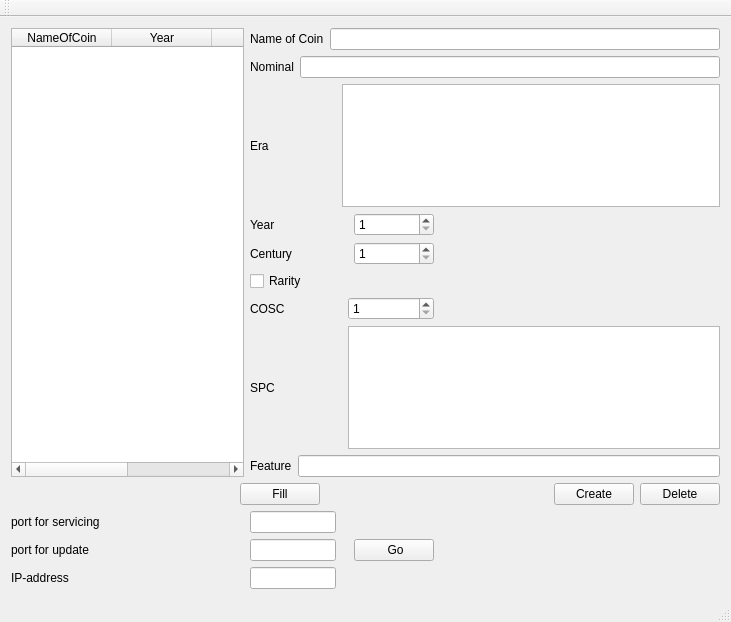
<?xml version="1.0" encoding="UTF-8"?>
<ui version="4.0">
 <class>clientClass</class>
 <widget class="QMainWindow" name="clientClass">
  <property name="geometry">
   <rect>
    <x>0</x>
    <y>0</y>
    <width>731</width>
    <height>622</height>
   </rect>
  </property>
  <property name="windowTitle">
   <string>client</string>
  </property>
  <widget class="QWidget" name="centralWidget">
   <layout class="QGridLayout" name="gridLayout_2">
    <item row="0" column="1" colspan="5">
     <layout class="QHBoxLayout" name="horizontalLayout_4">
      <item>
       <widget class="QLabel" name="label_3">
        <property name="text">
         <string>Name of Coin</string>
        </property>
       </widget>
      </item>
      <item>
       <widget class="QLineEdit" name="NameOfCoinLine">
        <property name="maxLength">
         <number>50</number>
        </property>
       </widget>
      </item>
     </layout>
    </item>
    <item row="1" column="1" colspan="5">
     <layout class="QHBoxLayout" name="horizontalLayout_5">
      <item>
       <widget class="QLabel" name="label">
        <property name="text">
         <string>Nominal</string>
        </property>
       </widget>
      </item>
      <item>
       <widget class="QLineEdit" name="NominalLine">
        <property name="maxLength">
         <number>30</number>
        </property>
       </widget>
      </item>
     </layout>
    </item>
    <item row="2" column="1">
     <widget class="QLabel" name="label_2">
      <property name="text">
       <string>Era</string>
      </property>
     </widget>
    </item>
    <item row="2" column="2" colspan="4">
     <widget class="QListWidget" name="EraList"/>
    </item>
    <item row="3" column="1" colspan="2">
     <widget class="QLabel" name="label_4">
      <property name="text">
       <string>Year</string>
      </property>
     </widget>
    </item>
    <item row="3" column="4">
     <widget class="QSpinBox" name="YearLine">
      <property name="prefix">
       <string/>
      </property>
      <property name="minimum">
       <number>1</number>
      </property>
      <property name="maximum">
       <number>2011</number>
      </property>
     </widget>
    </item>
    <item row="3" column="5">
     <spacer name="horizontalSpacer_2">
      <property name="orientation">
       <enum>Qt::Horizontal</enum>
      </property>
      <property name="sizeHint" stdset="0">
       <size>
        <width>303</width>
        <height>20</height>
       </size>
      </property>
     </spacer>
    </item>
    <item row="4" column="1" colspan="3">
     <widget class="QLabel" name="label_5">
      <property name="text">
       <string>Century</string>
      </property>
     </widget>
    </item>
    <item row="4" column="4">
     <widget class="QSpinBox" name="CenturyLine">
      <property name="minimum">
       <number>1</number>
      </property>
      <property name="maximum">
       <number>21</number>
      </property>
     </widget>
    </item>
    <item row="4" column="5">
     <spacer name="horizontalSpacer_3">
      <property name="orientation">
       <enum>Qt::Horizontal</enum>
      </property>
      <property name="sizeHint" stdset="0">
       <size>
        <width>303</width>
        <height>20</height>
       </size>
      </property>
     </spacer>
    </item>
    <item row="5" column="1" colspan="4">
     <widget class="QCheckBox" name="RarityF">
      <property name="text">
       <string>Rarity</string>
      </property>
     </widget>
    </item>
    <item row="6" column="1" colspan="2">
     <widget class="QLabel" name="label_6">
      <property name="text">
       <string>COSC</string>
      </property>
     </widget>
    </item>
    <item row="6" column="3" colspan="2">
     <widget class="QSpinBox" name="COSCline">
      <property name="minimum">
       <number>1</number>
      </property>
      <property name="maximum">
       <number>1000</number>
      </property>
     </widget>
    </item>
    <item row="6" column="5">
     <spacer name="horizontalSpacer_4">
      <property name="orientation">
       <enum>Qt::Horizontal</enum>
      </property>
      <property name="sizeHint" stdset="0">
       <size>
        <width>303</width>
        <height>20</height>
       </size>
      </property>
     </spacer>
    </item>
    <item row="7" column="1">
     <widget class="QLabel" name="label_7">
      <property name="text">
       <string>SPC</string>
      </property>
     </widget>
    </item>
    <item row="7" column="3" colspan="3">
     <widget class="QListWidget" name="SPClist"/>
    </item>
    <item row="8" column="1" colspan="5">
     <layout class="QHBoxLayout" name="horizontalLayout_3">
      <item>
       <widget class="QLabel" name="label_8">
        <property name="text">
         <string>Feature</string>
        </property>
       </widget>
      </item>
      <item>
       <widget class="QLineEdit" name="FeatureLine">
        <property name="maxLength">
         <number>100</number>
        </property>
       </widget>
      </item>
     </layout>
    </item>
    <item row="9" column="0" colspan="6">
     <layout class="QHBoxLayout" name="horizontalLayout_2">
      <item>
       <layout class="QHBoxLayout" name="horizontalLayout">
        <item>
         <spacer name="horizontalSpacer_5">
          <property name="orientation">
           <enum>Qt::Horizontal</enum>
          </property>
          <property name="sizeHint" stdset="0">
           <size>
            <width>40</width>
            <height>20</height>
           </size>
          </property>
         </spacer>
        </item>
        <item>
         <widget class="QPushButton" name="fillB">
          <property name="text">
           <string>Fill</string>
          </property>
         </widget>
        </item>
        <item>
         <spacer name="horizontalSpacer">
          <property name="orientation">
           <enum>Qt::Horizontal</enum>
          </property>
          <property name="sizeHint" stdset="0">
           <size>
            <width>78</width>
            <height>20</height>
           </size>
          </property>
         </spacer>
        </item>
       </layout>
      </item>
      <item>
       <layout class="QGridLayout" name="gridLayout">
        <item row="0" column="0">
         <widget class="QPushButton" name="addB">
          <property name="text">
           <string>Create</string>
          </property>
         </widget>
        </item>
        <item row="0" column="1">
         <widget class="QPushButton" name="deleteB">
          <property name="text">
           <string>Delete</string>
          </property>
         </widget>
        </item>
       </layout>
      </item>
     </layout>
    </item>
    <item row="0" column="0" rowspan="9">
     <widget class="QTableWidget" name="coinsTable">
      <property name="mouseTracking">
       <bool>false</bool>
      </property>
      <property name="autoScroll">
       <bool>true</bool>
      </property>
      <property name="editTriggers">
       <set>QAbstractItemView::NoEditTriggers</set>
      </property>
      <property name="dragEnabled">
       <bool>false</bool>
      </property>
      <property name="dragDropOverwriteMode">
       <bool>true</bool>
      </property>
      <column>
       <property name="text">
        <string>NameOfCoin</string>
       </property>
      </column>
      <column>
       <property name="text">
        <string>Year</string>
       </property>
      </column>
      <column>
       <property name="text">
        <string>COSC</string>
       </property>
      </column>
      <column>
       <property name="text">
        <string>Id</string>
       </property>
      </column>
     </widget>
    </item>
    <item row="10" column="0">
     <widget class="QLabel" name="label_pf">
      <property name="text">
       <string>port for servicing</string>
      </property>
     </widget>
    </item>
    <item row="10" column="1">
     <widget class="QLineEdit" name="portfLine"/>
    </item>
    <item row="11" column="0">
     <widget class="QLabel" name="label_ps">
      <property name="text">
       <string>port for update</string>
      </property>
     </widget>
    </item>
    <item row="11" column="1">
     <widget class="QLineEdit" name="portsLine"/>
    </item>
    <item row="12" column="0">
     <widget class="QLabel" name="label_IP">
      <property name="text">
       <string>IP-address</string>
      </property>
     </widget>
    </item>
    <item row="12" column="1">
     <widget class="QLineEdit" name="IPLine"/>
    </item>
    <item row="11" column="4">
     <widget class="QPushButton" name="goB">
      <property name="text">
       <string> Go</string>
      </property>
     </widget>
    </item>
   </layout>
  </widget>
  <widget class="QMenuBar" name="menuBar">
   <property name="geometry">
    <rect>
     <x>0</x>
     <y>0</y>
     <width>731</width>
     <height>21</height>
    </rect>
   </property>
  </widget>
  <widget class="QToolBar" name="mainToolBar">
   <attribute name="toolBarArea">
    <enum>TopToolBarArea</enum>
   </attribute>
   <attribute name="toolBarBreak">
    <bool>false</bool>
   </attribute>
  </widget>
  <widget class="QStatusBar" name="statusBar"/>
 </widget>
 <layoutdefault spacing="6" margin="11"/>
 <resources>
  <include location="client.qrc"/>
 </resources>
 <connections/>
</ui>
